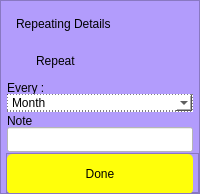
                                  <widget class="QFrame" name="frame_52">
                                   <property name="minimumSize">
                                    <size>
                                     <width>0</width>
                                     <height>0</height>
                                    </size>
                                   </property>
                                   <property name="maximumSize">
                                    <size>
                                     <width>320</width>
                                     <height>400</height>
                                    </size>
                                   </property>
                                   <property name="styleSheet">
                                    <string notr="true">background-color: rgb(178, 156, 252);
background:rbga(0,0,0,12);</string>
                                   </property>
                                   <property name="frameShape">
                                    <enum>QFrame::StyledPanel</enum>
                                   </property>
                                   <property name="frameShadow">
                                    <enum>QFrame::Raised</enum>
                                   </property>
                                   <layout class="QVBoxLayout" name="verticalLayout_49">
                                    <property name="spacing">
                                     <number>0</number>
                                    </property>
                                    <property name="leftMargin">
                                     <number>5</number>
                                    </property>
                                    <property name="topMargin">
                                     <number>0</number>
                                    </property>
                                    <property name="rightMargin">
                                     <number>0</number>
                                    </property>
                                    <property name="bottomMargin">
                                     <number>0</number>
                                    </property>
                                    <item>
                                     <widget class="QFrame" name="frame_53">
                                      <property name="maximumSize">
                                       <size>
                                        <width>16777215</width>
                                        <height>40</height>
                                       </size>
                                      </property>
                                      <property name="styleSheet">
                                       <string notr="true">background:rgba(0,0,0,0);</string>
                                      </property>
                                      <property name="frameShape">
                                       <enum>QFrame::StyledPanel</enum>
                                      </property>
                                      <property name="frameShadow">
                                       <enum>QFrame::Raised</enum>
                                      </property>
                                      <layout class="QHBoxLayout" name="horizontalLayout_34">
                                       <item>
                                        <widget class="QLabel" name="label_30">
                                         <property name="minimumSize">
                                          <size>
                                           <width>0</width>
                                           <height>25</height>
                                          </size>
                                         </property>
                                         <property name="styleSheet">
                                          <string notr="true">font: 75 14pt &quot;Georgia&quot;;
color: rgb(0,0,0);
background:rbga(0,0,0,0);</string>
                                         </property>
                                         <property name="text">
                                          <string>Repeating Details</string>
                                         </property>
                                        </widget>
                                       </item>
                                      </layout>
                                     </widget>
                                    </item>
                                    <item>
                                     <widget class="QFrame" name="frame_54">
                                      <property name="maximumSize">
                                       <size>
                                        <width>16777215</width>
                                        <height>40</height>
                                       </size>
                                      </property>
                                      <property name="styleSheet">
                                       <string notr="true">background:rgba(0,0,0,0);</string>
                                      </property>
                                      <property name="frameShape">
                                       <enum>QFrame::StyledPanel</enum>
                                      </property>
                                      <property name="frameShadow">
                                       <enum>QFrame::Raised</enum>
                                      </property>
                                      <layout class="QHBoxLayout" name="horizontalLayout_35">
                                       <item>
                                        <widget class="QRadioButton" name="radioButton_3">
                                         <property name="styleSheet">
                                          <string notr="true">font: 12pt &quot;Georgia&quot;;
background:rbga(0,0,0,0);</string>
                                         </property>
                                         <property name="text">
                                          <string>Repeat</string>
                                         </property>
                                        </widget>
                                       </item>
                                      </layout>
                                     </widget>
                                    </item>
                                    <item>
                                     <widget class="QFrame" name="frame_55">
                                      <property name="maximumSize">
                                       <size>
                                        <width>16777215</width>
                                        <height>42</height>
                                       </size>
                                      </property>
                                      <property name="styleSheet">
                                       <string notr="true">background:rgba(0,0,0,0);</string>
                                      </property>
                                      <property name="frameShape">
                                       <enum>QFrame::StyledPanel</enum>
                                      </property>
                                      <property name="frameShadow">
                                       <enum>QFrame::Raised</enum>
                                      </property>
                                      <layout class="QVBoxLayout" name="verticalLayout_15">
                                       <property name="spacing">
                                        <number>0</number>
                                       </property>
                                       <property name="leftMargin">
                                        <number>0</number>
                                       </property>
                                       <property name="topMargin">
                                        <number>0</number>
                                       </property>
                                       <property name="rightMargin">
                                        <number>5</number>
                                       </property>
                                       <property name="bottomMargin">
                                        <number>0</number>
                                       </property>
                                       <item>
                                        <widget class="QLabel" name="label_35">
                                         <property name="maximumSize">
                                          <size>
                                           <width>16777215</width>
                                           <height>12</height>
                                          </size>
                                         </property>
                                         <property name="styleSheet">
                                          <string notr="true">font: 8pt &quot;Georgia&quot;;
color: rgb(0, 0, 0);
background:rbga(0,0,0,0);</string>
                                         </property>
                                         <property name="text">
                                          <string>Every :</string>
                                         </property>
                                        </widget>
                                       </item>
                                       <item>
                                        <widget class="QComboBox" name="comboBox_9">
                                         <property name="styleSheet">
                                          <string notr="true">font: 10pt &quot;MS Shell Dlg 2&quot;;border :1px dotted black;
background:rgb(255, 255, 255);</string>
                                         </property>
                                         <item>
                                          <property name="text">
                                           <string>Month</string>
                                          </property>
                                         </item>
                                         <item>
                                          <property name="text">
                                           <string>Day</string>
                                          </property>
                                         </item>
                                        </widget>
                                       </item>
                                      </layout>
                                     </widget>
                                    </item>
                                    <item>
                                     <widget class="QFrame" name="frame_56">
                                      <property name="maximumSize">
                                       <size>
                                        <width>16777215</width>
                                        <height>40</height>
                                       </size>
                                      </property>
                                      <property name="styleSheet">
                                       <string notr="true">background:rgba(0,0,0,0);</string>
                                      </property>
                                      <property name="frameShape">
                                       <enum>QFrame::StyledPanel</enum>
                                      </property>
                                      <property name="frameShadow">
                                       <enum>QFrame::Raised</enum>
                                      </property>
                                      <layout class="QVBoxLayout" name="verticalLayout_50">
                                       <property name="spacing">
                                        <number>0</number>
                                       </property>
                                       <property name="leftMargin">
                                        <number>0</number>
                                       </property>
                                       <property name="topMargin">
                                        <number>0</number>
                                       </property>
                                       <property name="rightMargin">
                                        <number>5</number>
                                       </property>
                                       <property name="bottomMargin">
                                        <number>0</number>
                                       </property>
                                       <item>
                                        <widget class="QLabel" name="label_36">
                                         <property name="minimumSize">
                                          <size>
                                           <width>0</width>
                                           <height>10</height>
                                          </size>
                                         </property>
                                         <property name="maximumSize">
                                          <size>
                                           <width>61</width>
                                           <height>16777215</height>
                                          </size>
                                         </property>
                                         <property name="styleSheet">
                                          <string notr="true">font: 8pt &quot;Georgia&quot;;
color: rgb(0, 0, 0);
background:rbga(0,0,0,0);</string>
                                         </property>
                                         <property name="text">
                                          <string>Note</string>
                                         </property>
                                        </widget>
                                       </item>
                                       <item>
                                        <widget class="QLineEdit" name="lineEdit_9">
                                         <property name="minimumSize">
                                          <size>
                                           <width>0</width>
                                           <height>25</height>
                                          </size>
                                         </property>
                                         <property name="maximumSize">
                                          <size>
                                           <width>16777215</width>
                                           <height>16777215</height>
                                          </size>
                                         </property>
                                         <property name="styleSheet">
                                          <string notr="true">
background-color: rgb(255, 255, 255);
font: 10pt &quot;MS Shell Dlg 2&quot;;</string>
                                         </property>
                                         <property name="text">
                                          <string/>
                                         </property>
                                        </widget>
                                       </item>
                                      </layout>
                                     </widget>
                                    </item>
                                    <item>
                                     <widget class="QFrame" name="frame_57">
                                      <property name="maximumSize">
                                       <size>
                                        <width>16777215</width>
                                        <height>40</height>
                                       </size>
                                      </property>
                                      <property name="styleSheet">
                                       <string notr="true">background:rgba(0,0,0,0);</string>
                                      </property>
                                      <property name="frameShape">
                                       <enum>QFrame::StyledPanel</enum>
                                      </property>
                                      <property name="frameShadow">
                                       <enum>QFrame::Raised</enum>
                                      </property>
                                     </widget>
                                    </item>
                                    <item>
                                     <widget class="QFrame" name="frame_58">
                                      <property name="maximumSize">
                                       <size>
                                        <width>16777215</width>
                                        <height>40</height>
                                       </size>
                                      </property>
                                      <property name="styleSheet">
                                       <string notr="true">background:rbga(0,0,0,0);</string>
                                      </property>
                                      <property name="frameShape">
                                       <enum>QFrame::StyledPanel</enum>
                                      </property>
                                      <property name="frameShadow">
                                       <enum>QFrame::Raised</enum>
                                      </property>
                                      <layout class="QHBoxLayout" name="horizontalLayout_12">
                                       <property name="spacing">
                                        <number>0</number>
                                       </property>
                                       <property name="leftMargin">
                                        <number>0</number>
                                       </property>
                                       <property name="topMargin">
                                        <number>0</number>
                                       </property>
                                       <property name="rightMargin">
                                        <number>5</number>
                                       </property>
                                       <property name="bottomMargin">
                                        <number>0</number>
                                       </property>
                                       <item>
                                        <widget class="QPushButton" name="Done_3">
                                         <property name="minimumSize">
                                          <size>
                                           <width>0</width>
                                           <height>40</height>
                                          </size>
                                         </property>
                                         <property name="maximumSize">
                                          <size>
                                           <width>16777215</width>
                                           <height>16777215</height>
                                          </size>
                                         </property>
                                         <property name="styleSheet">
                                          <string notr="true">QPushButton {
	font: 75 10pt &quot;Georgia&quot;;
    border-radius: 5px;
    border-style: outset;
	background-color: rgb(255, 255, 10);

    }

QPushButton:hover {
	background-color: rgb(226,226,0);
    }

QPushButton:pressed {
    border-style: inset;
	background-color: rgb(186,186,0);
    }</string>
                                         </property>
                                         <property name="text">
                                          <string>Done</string>
                                         </property>
                                        </widget>
                                       </item>
                                      </layout>
                                     </widget>
                                    </item>
                                   </layout>
                                  </widget>
